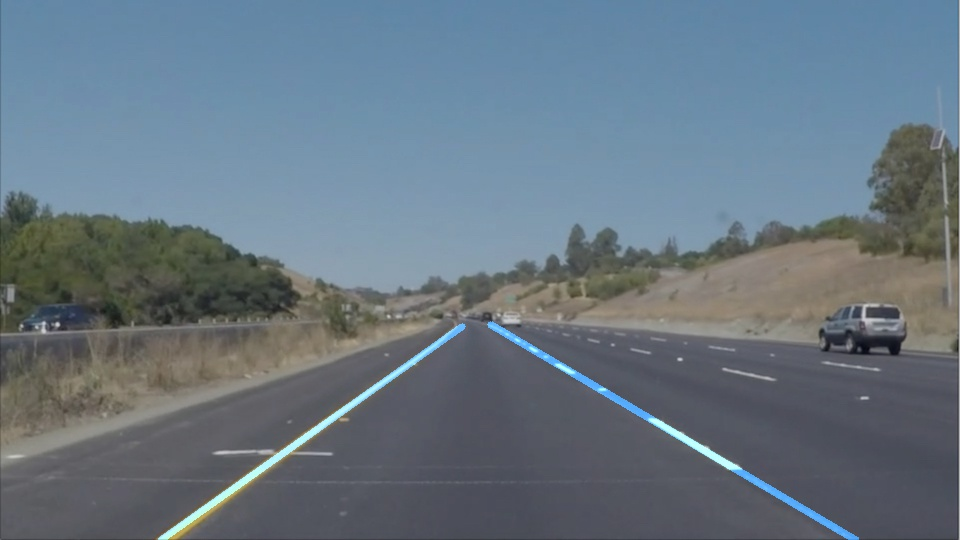
#> input picture RENDERED_horzLineTest.jpg, 960 x 540 px; its folder holds only this picture in this run
$ python -i project_scratchpad.py   (imports and definitions only)
#> lines starting #> are read from the running program, lines starting #| are printed output that depends on the picture; after the words box and inside, x2 and y2 are one past the last pixel; in counts of white or black regions, pixels touching at a corner belong together
# importing some useful packages
import matplotlib.pyplot as plt
import matplotlib.image as mpimg
import numpy as np
import cv2
import math
import colorsys
import os

# Import everything needed to edit/save/watch video clips
from moviepy.editor import VideoFileClip

#   Some OpenCV functions (beyond those introduced in the lesson) that might be useful for this project are:
#
#   cv2.inRange()         for color selection
#
#       http://docs.opencv.org/2.4/modules/core/doc/operations_on_arrays.html?highlight=inrange#cv2.inRange
#
#
#   cv2.fillPoly()        for regions selection
#
#       http://docs.opencv.org/2.4/modules/core/doc/drawing_functions.html?highlight=fillpoly#cv2.fillPoly
#
#
#   cv2.line()            to draw lines on an image given endpoints
#
#       http://docs.opencv.org/2.4/modules/core/doc/drawing_functions.html?highlight=line#cv2.line
#
#
#   cv2.addWeighted()     to coadd / overlay two images cv2.cvtColor() to grayscale or change color cv2.imwrite() to
#                           output images to file
#
#       http://docs.opencv.org/2.4/modules/core/doc/operations_on_arrays.html?highlight=addweighted#cv2.addWeighted
#
#
#   cv2.bitwise_and()     to apply a mask to an image
#
#       http://docs.opencv.org/2.4/modules/core/doc/operations_on_arrays.html?highlight=bitwise_and#cv2.bitwise_and
#
#
#   Check out the OpenCV documentation to learn about these and discover even more awesome functionality!
#
#
#   Below are some helper functions to help get you started. They should look familiar from the lesson!
#
#   from helpers import FUNCTION_NAME


# This constant ultimately contributes to deriving a given
# period when computing SMA and EMA for line noise smoothing
FPS = 30


class LaneLine:
    def __init__(self, x1, y1, x2, y2):
        self.x1 = x1
        self.y1 = y1
        self.x2 = x2
        self.y2 = y2

    def angle(self):
        return math.atan2(self.y2 - self.y1, self.x2 - self.x1) * 180.0 / np.pi

    def slope(self):
        return (self.y2 - self.y1) / (self.x2 - self.x1)

    def y_intercept(self):
        return self.y1 - self.slope() * self.x1

    def __str__(self):
        return "(x1, y1, x2, y2, slope, y_intercept, angle) == (%s, %s, %s, %s, %s, %s, %s)" % (
            self.x1, self.y1, self.x2, self.y2, self.slope(), self.y_intercept(), self.angle())


class HoughTransformPipeline:
    def __init__(self, rho=1, theta=np.pi / 180, threshold=1, min_line_length=10, max_line_gap=1):
        self.rho = rho
        self.theta = theta
        self.threshold = threshold
        self.min_line_length = min_line_length
        self.max_line_gap = max_line_gap


class PipelineContext:
    def __init__(self,
                 colorspace=None,
                 thickness=5,
                 gaussian_kernel_size=5,
                 canny_low_threshold=50,
                 canny_high_threshold=150,
                 region_bottom_offset=55,
                 region_vertice_weights=np.array([(1, 1), (0.48, 0.60), (0.54, 0.60), (1, 1)]),
                 hough_transform_pipeline=HoughTransformPipeline(),
                 line_color=[255, 0, 0],
                 ema_period_alpha=0.65):
        self.thickness = thickness
        self.gaussian_kernel_size = gaussian_kernel_size  # Must be an odd number (3, 5, 7...)
        self.canny_low_threshold = canny_low_threshold
        self.canny_high_threshold = canny_high_threshold
        self.region_bottom_offset = region_bottom_offset
        self.region_vertice_weights = region_vertice_weights
        self.hough_transform_pipeline = hough_transform_pipeline
        self.line_color = line_color
        self.vertices = None
        self.colorspace = colorspace
        self.current_frame = 0

        self.l_abs_min_y = None
        self.r_abs_min_y = None

        self.l_m_measurements = np.array([])
        self.l_b_measurements = np.array([])
        self.l_m_ema = 0
        self.l_b_ema = 0

        self.r_m_measurements = np.array([])
        self.r_b_measurements = np.array([])
        self.r_m_ema = 0
        self.r_b_ema = 0

        self.ema_fps_period = ema_period_alpha * FPS

    def process_video(self, src_video_path, dst_video_path, audio=False):
        self.current_frame = 0
        VideoFileClip(src_video_path).fl_image(self.process_image).write_videofile(dst_video_path, audio=audio)

    def process_image(self, image):
        self.current_frame += 1

        cvt_img = image
        if self.colorspace is 'yuv':
            cvt_img = self.yuv(image)
            gray_img = cvt_img[:, :, 0]

        elif self.colorspace == 'hls':
            cvt_img = self.hls(image)
            gray_img = cvt_img[:, :, 1]

        elif self.colorspace == 'hsv':
            cvt_img = self.hsv(image)
            gray_img = cvt_img[:, :, 2]
        else:
            # call as plt.imshow(gray, cmap='gray') to show a grayscaled image
            gray_img = self.grayscale(cvt_img)

        # Define a kernel size for Gaussian smoothing / blurring
        blur_img = self.gaussian_noise(gray_img, self.gaussian_kernel_size)

        # Define our parameters for Canny and run it
        low_threshold = self.canny_low_threshold
        high_threshold = self.canny_high_threshold
        edges = self.canny(blur_img, low_threshold, high_threshold)

        # [6 lines of commented-out code are left out]
        imshape = image.shape

        bottom_offset = self.region_bottom_offset
        img_height = imshape[0]
        img_width = imshape[1]

        # (W, H) == (x, y)
        self.vertices = np.array([
            [
                # bottom left
                (bottom_offset, img_height) * self.region_vertice_weights[0],

                # top left
                (img_width, img_height) * self.region_vertice_weights[1],

                # top right
                (img_width, img_height) * self.region_vertice_weights[2],

                # bottom right
                (img_width - bottom_offset, img_height) * self.region_vertice_weights[3]
            ]
        ], dtype=np.int32)

        masked_edges = self.region_of_interest(edges)

        # Define the Hough transform parameters
        # Make a blank the same size as our image to draw on

        hough = self.hough_lines(image, masked_edges)

        α = 0.8
        β = 0.6
        λ = 0.
        weighted_hough = self.weighted_img(hough, image, α, β, λ)

        return weighted_hough

    # [23 lines left out: functions hls, hsv, yuv, not called in this run]

    @staticmethod
    def grayscale(img):
        """Applies the Grayscale transform
        This will return an image with only one color channel
        but NOTE: to see the returned image as grayscale
        you should call plt.imshow(gray, cmap='gray')"""
        return cv2.cvtColor(img, cv2.COLOR_BGR2GRAY)

    @staticmethod
    def canny(img, low_threshold, high_threshold):
        """Applies the Canny transform"""
        return cv2.Canny(img, low_threshold, high_threshold)

    @staticmethod
    def gaussian_noise(img, kernel_size):
        """Applies a Gaussian Noise kernel"""
        return cv2.GaussianBlur(img, (kernel_size, kernel_size), 0)

    def region_of_interest(self, img):
        """
        Applies an image mask.

        Only keeps the region of the image defined by the polygon
        formed from `vertices`. The rest of the image is set to black.
        """
        # defining a blank mask to start with
        mask = np.zeros_like(img)

        # defining a 3 channel or 1 channel color to fill the mask with depending on the input image
        if len(img.shape) > 2:
            channel_count = img.shape[2]  # i.e. 3 or 4 depending on your image
            ignore_mask_color = (255,) * channel_count
        else:
            ignore_mask_color = 255

        # filling pixels inside the polygon defined by "vertices" with the fill color
        cv2.fillPoly(mask, self.vertices, ignore_mask_color)

        # returning the image only where mask pixels are nonzero
        masked_image = cv2.bitwise_and(img, mask)
        return masked_image

    def compute_ema(self, measurement, all_measurements, curr_ema):
        sma = sum(all_measurements) / (len(all_measurements))

        if len(all_measurements) < self.ema_fps_period:
            # let's just use SMA until
            # our EMA buffer is filled
            return sma

        multiplier = 2 / float(len(all_measurements) + 1)
        ema = (measurement - curr_ema) * multiplier + curr_ema

        # print("sma: %s, multiplier: %s" % (sma, multiplier))
        return ema

    @staticmethod
    def compute_least_squares_line(lines):
        all_x1 = []
        all_y1 = []
        all_x2 = []
        all_y2 = []

        for line in lines:
            x1, y1, x2, y2, angle, m, b = line.x1, line.y1, line.x2, line.y2, line.angle(), line.slope(), line.y_intercept()
            all_x1.append(x1)
            all_y1.append(y1)
            all_x2.append(x2)
            all_y2.append(y2)

        all_x = (all_x1 + all_x2)
        all_y = (all_y1 + all_y2)

        # [8 lines of commented-out code are left out]

        n = len(all_x)

        all_x_y_dot_prod = sum([xi * yi for xi, yi in zip(all_x, all_y)])
        all_x_squares = sum([xi ** 2 for xi in all_x])

        a = ((n * all_x_y_dot_prod) - (sum(all_x) * sum(all_y))) / ((n * all_x_squares) - (sum(all_x) ** 2))
        b = ((sum(all_y) * all_x_squares) - (sum(all_x) * all_x_y_dot_prod)) / ((n * all_x_squares) - (sum(all_x) ** 2))

        # print('m: %s, b: %s' % (m, b))

        return a, b

    def draw_left_line(self, img, lines):
        # y value for bottom left vertice...this is the
        # principle y1 used during extrapolation
        abs_max_y = self.vertices[0][0][1]

        all_y2 = []
        for line in lines:
            all_y2.append(line.y2)

        # Least squares is a wee bit smoother than simply averaging slopes and intercepts
        m, b = self.compute_least_squares_line(lines)

        # Computes the EMA of all measurements over time for an even more smooth/stable line
        # See self.ema_period_alpha to adjust the number of elements in a given period
        # to track.
        self.l_m_measurements = np.append(self.l_m_measurements, m)
        self.l_b_measurements = np.append(self.l_b_measurements, b)

        self.l_m_ema = self.compute_ema(m, self.l_m_measurements, self.l_m_ema)
        self.l_b_ema = self.compute_ema(b, self.l_b_measurements, self.l_b_ema)

        if len(self.l_m_measurements) > self.ema_fps_period:
            self.l_m_measurements = np.delete(self.l_m_measurements, 0)
        if len(self.l_b_measurements) > self.ema_fps_period:
            self.l_b_measurements = np.delete(self.l_b_measurements, 0)

        # print("m=%s, b=%s, l_m_ema=%s, l_b_ema=%s" % (m, b, self.l_m_ema, self.l_b_ema))

        m = self.l_m_ema
        b = self.l_b_ema

        # Smooth out our y2 by remembering the smallest y2.
        # doesn't work well on curves at which point I would switch to a
        # different algorithm for curve analysis

        # extrapolate
        if self.l_abs_min_y is None:
            self.l_abs_min_y = min(all_y2)
        y2 = min(self.l_abs_min_y, int(sum(all_y2) / len(all_y2)))
        self.l_abs_min_y = y2

        y1 = abs_max_y
        x1 = int((y1 - b) / m)
        x2 = int((y2 - b) / m)

        cv2.line(img, (x1, y1), (x2, y2), self.line_color, self.thickness)

    def draw_right_line(self, img, lines):
        # y value for bottom right vertice
        abs_max_y = self.vertices[0][3][1]

        all_y1 = []
        for line in lines:
            all_y1.append(line.y1)

        # Least squares is a wee bit smoother than simply averaging slopes and intercepts
        m, b = self.compute_least_squares_line(lines)

        # Computes the EMA of all measurements over time for an even more smooth/stable line
        # See self.ema_period_alpha to adjust the number of elements in a given period
        # to track.
        self.r_m_measurements = np.append(self.r_m_measurements, m)
        self.r_b_measurements = np.append(self.r_b_measurements, b)

        self.r_m_ema = self.compute_ema(m, self.r_m_measurements, self.r_m_ema)
        self.r_b_ema = self.compute_ema(b, self.r_b_measurements, self.r_b_ema)

        if len(self.r_m_measurements) > self.ema_fps_period:
            self.r_m_measurements = np.delete(self.r_m_measurements, 0)
        if len(self.r_b_measurements) > self.ema_fps_period:
            self.r_b_measurements = np.delete(self.r_b_measurements, 0)

        # print("m=%s, b=%s, r_m_ema=%s, r_b_ema=%s" % (m, b, self.r_m_ema, self.r_b_ema))

        m = self.r_m_ema
        b = self.r_b_ema

        # Smooth out our y1 by remembering the smallest y1
        # doesn't work well on curves at which point I would switch to a
        # different algorithm for curve analysis

        # extrapolate
        if self.r_abs_min_y is None:
            self.r_abs_min_y = min(all_y1)
        y1 = min(self.r_abs_min_y, int(sum(all_y1) / len(all_y1)))
        self.r_abs_min_y = y1

        x1 = int((self.r_abs_min_y - b) / m)
        y2 = abs_max_y
        x2 = int((y2 - b) / m)

        cv2.line(img, (x1, y1), (x2, y2), self.line_color, self.thickness)

    def draw_lines(self, img, lines):
        """
        NOTE: this is the function you might want to use as a starting point once you want to
        average/extrapolate the line segments you detect to map out the full
        extent of the lane (going from the result shown in raw-lines-example.mp4
        to that shown in P1_example.mp4).

        Think about things like separating line segments by their
        slope ((y2-y1)/(x2-x1)) to decide which segments are part of the left
        line vs. the right line.  Then, you can average the position of each of
        the lines and extrapolate to the top and bottom of the lane.

        This function draws `lines` with `color` and `thickness`.
        Lines are drawn on the image inplace (mutates the image).
        If you want to make the lines semi-transparent, think about combining
        this function with the weighted_img() function below
        """

        if lines is None or len(lines) <= 0:
            print('ERROR: frame ', self.current_frame, ' has no lines detected.')
            return

        left_lines = []
        right_lines = []

        # This iteration splits each line into their respective line side bucket.
        # Negative line angles are left lane lines
        # Positive line angles are right lane lines
        # We also filter out outlier lines such as horizontal lines by specifying a
        # range of acceptable angles. There is likely a better way but I feel
        # this is accurate enough for first pass.
        for line in lines:
            for x1, y1, x2, y2 in line:
                # An offset may be specified to compensate for pixels that are made up by
                # erroneous data such as a hood or dashboard reflection

                # compute the angle of the line - it's just easier for me to visualize in
                # degrees than float ranges
                angle = math.atan2(y2 - y1, x2 - x1) * 180.0 / np.pi

                if angle is not 0.:
                    lane_line = LaneLine(x1, y1, x2, y2)

                    # left lane line
                    if -50 < angle <= -25:
                        left_lines.append(lane_line)

                    # right lane line
                    elif 20 <= angle <= 45:
                        right_lines.append(lane_line)

                        # else:
                        #     print('OOB line detected in frame ', self.current_frame, ': ', line_tuple)

        if len(left_lines) > 0:
            self.draw_left_line(img, left_lines)
        else:
            print('ERROR: frame ', self.current_frame, ' has no LEFT lines detected.')

        if len(right_lines) > 0:
            self.draw_right_line(img, right_lines)
        else:
            print('ERROR: frame ', self.current_frame, ' has no RIGHT lines detected.')

    def hough_lines(self, orig_img, img):
        """
        `img` should be the output of a Canny transform.

        Returns an image with hough lines drawn.
        """
        lines = cv2.HoughLinesP(img, self.hough_transform_pipeline.rho, self.hough_transform_pipeline.theta,
                                self.hough_transform_pipeline.threshold, np.array([]),
                                minLineLength=self.hough_transform_pipeline.min_line_length,
                                maxLineGap=self.hough_transform_pipeline.max_line_gap)
        # line_img = np.zeros(img.shape, dtype=np.uint8)
        line_img = np.copy(orig_img) * 0  # creating a blank to draw lines on

        self.draw_lines(line_img, lines)
        return line_img

    @staticmethod
    def weighted_img(img, initial_img, α=0.8, β=1., λ=0.):
        """
        `img` is the output of the hough_lines(), An image with lines drawn on it.
        Should be a blank image (all black) with lines drawn on it.

        `initial_img` should be the image before any processing.

        The result image is computed as follows:

        initial_img * α + img * β + λ
        NOTE: initial_img and img must be the same shape!
        """
        return cv2.addWeighted(initial_img, α, img, β, λ)


# This pipeline context is sufficient for all test_images as well as for solidWhiteRight.mp4
pipeline_context = PipelineContext(gaussian_kernel_size=3, canny_low_threshold=50, canny_high_threshold=150,
                                   region_bottom_offset=55,
                                   region_vertice_weights=np.array([(1, 1), (0.48, 0.60), (0.54, 0.60), (1, 1)]),
                                   hough_transform_pipeline=HoughTransformPipeline(rho=2, theta=np.pi / 180,
                                                                                   threshold=20,
                                                                                   min_line_length=50,
                                                                                   max_line_gap=200),
                                   line_color=[0, 140, 255],
                                   ema_period_alpha=2)

# [9 lines of commented-out code are left out]
pipeline_context = PipelineContext(gaussian_kernel_size=3, canny_low_threshold=50, canny_high_threshold=150,
                                   region_bottom_offset=55,
                                   region_vertice_weights=np.array([(1, 1), (0.48, 0.61), (0.54, 0.60), (1, 1)]),
                                   hough_transform_pipeline=HoughTransformPipeline(rho=2, theta=np.pi / 180,
                                                                                   threshold=20,
                                                                                   min_line_length=50,
                                                                                   max_line_gap=200),
                                   line_color=[0, 140, 255],
                                   ema_period_alpha=1)

# pipeline_context.process_video('solidYellowLeft.mp4', 'yellow.mp4')

# extra.mp4
pipeline_context = PipelineContext(gaussian_kernel_size=3, canny_low_threshold=50, canny_high_threshold=150,
                                   colorspace='hsv',
                                   region_bottom_offset=55,
                                   region_vertice_weights=np.array(
                                       [(1, 0.95), (0.40, 0.65), (0.60, 0.65), (1, 0.935)]),
                                   hough_transform_pipeline=HoughTransformPipeline(rho=2, theta=np.pi / 180,
                                                                                   threshold=20,
                                                                                   min_line_length=15,
                                                                                   max_line_gap=350),
                                   line_color=[0, 140, 255],
                                   ema_period_alpha=2)

# [1 line not run here, left out]

>>> import cv2
>>> picture = cv2.imread('RENDERED_horzLineTest.jpg')
#> picture is the input picture: shape (540, 960, 3); mean B, G, R 129.6, 117.9, 103.3
>>> result = PipelineContext().process_image(picture)
#> in grayscale, `return cv2.cvtColor(img, cv2.COLOR_BGR2GRAY)`:
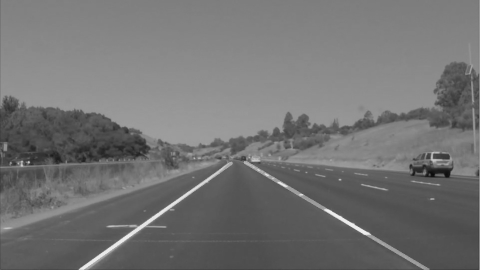
#> returned value: shape (540, 960) (shown at 1/2 size); min 8, max 241, mean 114.9
#> in canny, `return cv2.Canny(img, low_threshold, high_threshold)`:
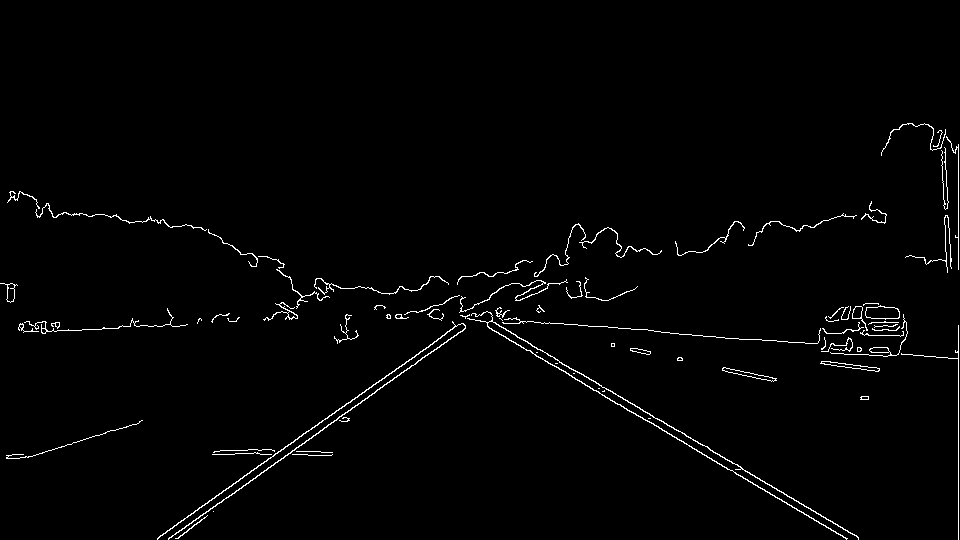
#> returned value: shape (540, 960); 1.5% white in thin lines or dots, all inside (x1, y1, x2, y2) = (0, 123, 959, 540)
#> in process_image, `self.vertices = np.array([ [`: self.vertices = [[55, 540], [460, 324], [518, 324], [905, 540]]
#> in region_of_interest, `cv2.fillPoly(mask, self.vertices, ignore_mask_color)`:
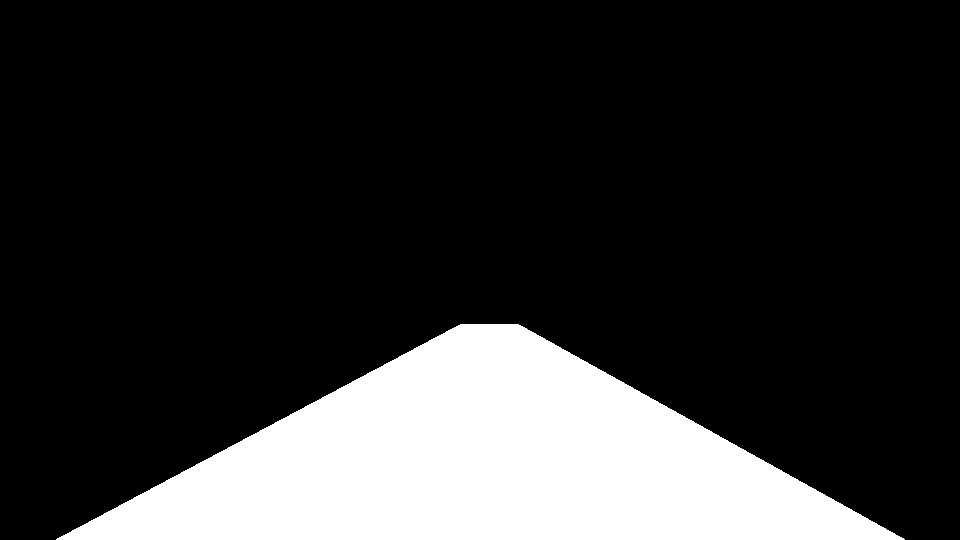
#> mask: shape (540, 960); 19% white; 1 white region, box (x1, y1, x2, y2) and area: (56, 324, 905, 540) 98244
#> in region_of_interest, `masked_image = cv2.bitwise_and(img, mask)`:
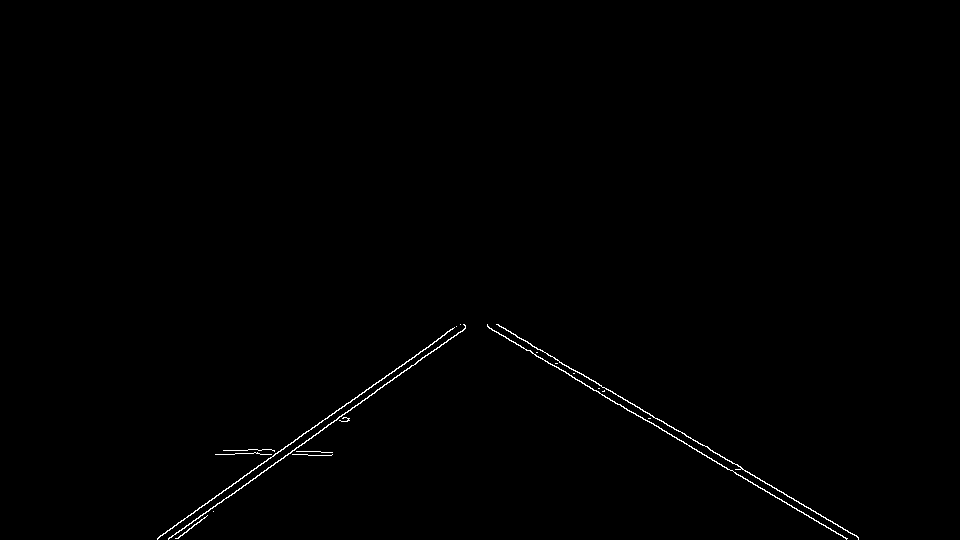
#> masked_image: shape (540, 960); 0.47% white in thin lines or dots, all inside (x1, y1, x2, y2) = (157, 324, 859, 540)
#> in hough_lines, `lines = cv2.HoughLinesP(img, self.hough_transform_pipeline.rho, self.h..`: lines = 50 rows, first 6: [579, 372, 601, 385], [178, 532, 206, 511], [811, 510, 825, 517], [177, 538, 207, 515], [353, 407, 465, 328], [758, 487, 808, 515]
#> (the rest of the program and of its run is left out)
